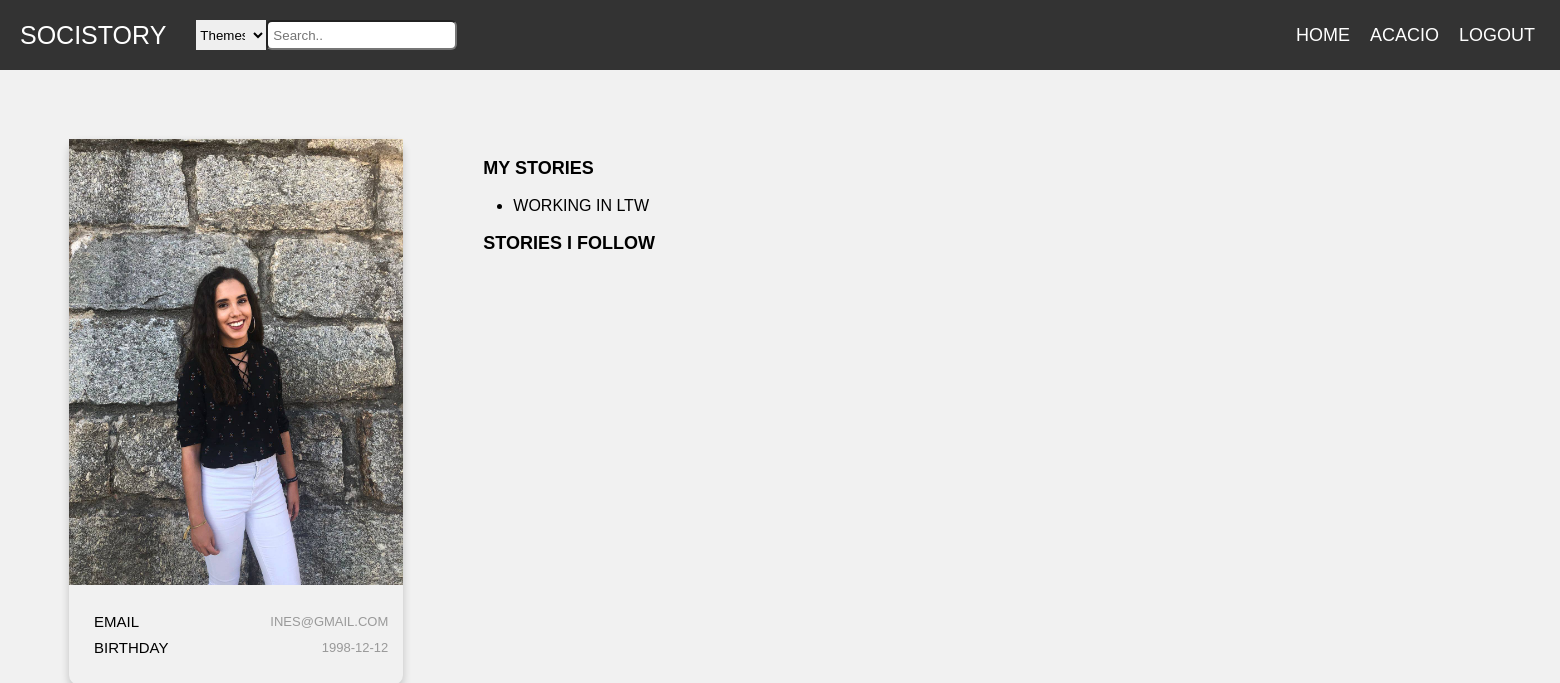
The app's page /pages/profilePage.php?username=Ines (signed in) with its own data.
### tables this page shows
CREATE TABLE users(
  username VARCHAR PRIMARY KEY,
  email VARCHAR UNIQUE,
  password VARCHAR(254) NOT NULL,
  salt VARCHAR(32) NOT NULL,
  birthday DATE,
  img VARCHAR
);

CREATE TABLE stories(
  entity_id INTEGER PRIMARY KEY REFERENCES entities,
  username VARCHAR NOT NULL REFERENCES users,
  title TEXT NOT NULL, 
  body TEXT NOT NULL,
  hour DATETIME NOT NULL,
  UNIQUE(username, title, body)
);

### database/db_comments.php (called while the page is built, shortened)
<?php
    function getUsernameInfo($username){
    $db = Database::instance()->db();
    $stmt = $db->prepare('SELECT *, rowid FROM users where username = ?');
    $stmt->execute(array($username));
    return $stmt->fetch();
    }
  function myStories($username) {
    $db = Database::instance()->db();
    $stmt = $db->prepare('SELECT title FROM stories WHERE username = ?');
    $stmt->execute(array($username));
    return $stmt->fetchAll();
  }
?>

### pages/profilePage.php (the view, shortened to what this page needs)
<?php
include_once('../templates/common.php');
include_once('../database/db_comments.php');
$profileInfo = getUsernameInfo($_GET['username']);
$mystories = myStories($_GET['username']);
    ?>
 <link rel="stylesheet" href="../css/profilePage.css">
<div class="container">
    <div class="card">
            <img src="<?=$profileInfo['img']?>" alt="MyImg" style="width:100%">
        <div style="margin: 24px 0;">
            <ul class="single-category">
                <li class="row">
                    <h6 class="email">Email</h6>
                    <span> <?=$profileInfo['email']?></span> </li>
                <li class="row">
                    <h6 class="birthday">Birthday</h6>
                    <span> <?=$profileInfo['birthday'] ? $profileInfo['birthday'] :'No day inserted'?></span> </li>
            </ul>
            </div>
    </div>
    <section id="stories">
        <div class="container-story">
            <p class="profileinfo" id = myStories>
               <label for="myStories"> My Stories </label>
                <ul>
                    <?php
                    foreach($mystories as $story){
                        ?>
                        <li><?=$story['title']?> </li>
                    <?php }
                    unset($story) ?>
                </ul>
                    </p>
                    <p class="profileinfo" id ="myCommentedStories">
                    <label for="myCommentedStories"> Stories i follow </label>
                    </p>
                    </div>
                    </div>

### css/common.css (style rules this page uses)
* { box-sizing: border-box; }
body { margin: 0; font-family: Poppins, sans-serif; }

### css/mainPage.css (style rules this page uses)
body { font-family: Poppins-Regular, sans-serif; }
.row { display: -ms-flexbox; display: flex; -ms-flex-wrap: wrap; flex-wrap: wrap; }
body { margin: 0; padding: 0; font-family: Raleway; text-transform: uppercase; font-size: 11px; }

### css/profilePage.css (style rules this page uses)
html, body, .sidebar, .content-posts { height: 100%; }
body { font-size: 16px; font-family: Poppins, sans-serif; font-weight: normal; background-color: #f1f1f1; }
.container { width: 110%; padding-right:15px; padding-left:15px; }
p { margin-top: 0; display: block; margin-block-start: 1em; margin-block-end: 1em; margin-inline-start: 0px; margin-inline-end: 0px; }
.container { width: 100%; padding-right: 15px; padding-left: 15px; margin-right: auto; margin-left: auto; display: flex; margin-right: -15px; margin-left: -15px; }
section#stories { padding: 70; }
p#myStories { font-size: large; font-weight: 900; }
p#myCommentedStories { font-size: large; }
label { margin-bottom: 10px; margin-left: 10px; }
@media (min-width: 768px) { .container { max-width: 720px; } }
.card { box-shadow: 0 4px 8px 0 rgba(0, 0, 0, 0.2); margin: auto; text-align: center; font-family: arial; margin-top: 10%; margin-left: 10%; border-radius: 10px; width:60%; }
.row { display: -ms-flexbox; display: flex; justify-content: space-between; -ms-flex-wrap: wrap; flex-wrap: wrap; position: relative; right: 15; }
.card h6 { font-size: 15px; margin: 0px; padding-right: 0px; font-weight: normal; line-height: 26px; }
span { font-size: 13px; font-weight: normal; display: block; color: #999999; margin-top: 5px; }
ul.single-category { display: flex; flex-direction: column; }
.container-story { width: 1000%; }
.profileinfo label { font-weight: 900; }

### records on screen
users: img (picture), email "INES@GMAIL.COM", birthday "1998-12-12"
stories: title "WORKING IN LTW"

### other values on screen
$username "ACACIO"
